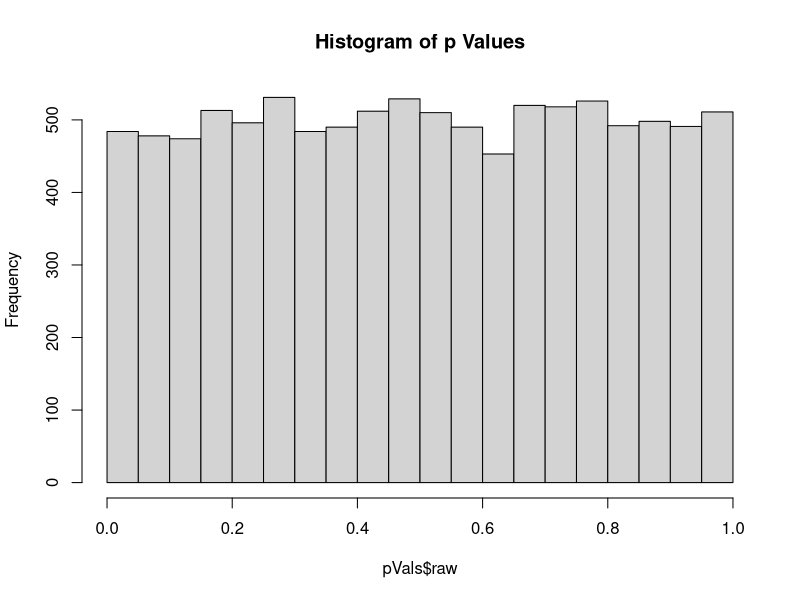
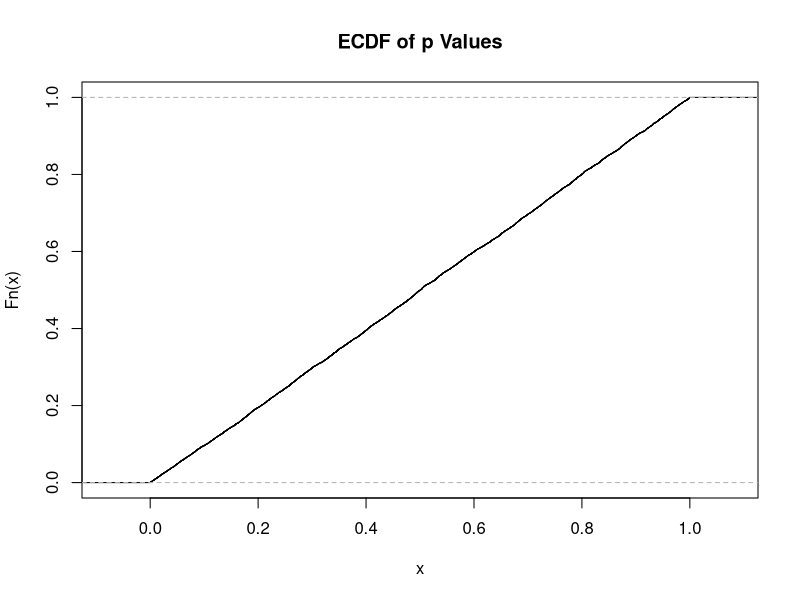

Write the R code that produced these figures, in order. (Note: this script raises an error after producing the figures.)
## ---- chunk 1
knitr::opts_chunk$set(echo = T, collapse=T,include =T)
## ---- chunk 2
# Here is a function that makes everything in one go.
MHE <- function(nFeatures, nSample, popMean1, popMean2, popSD){
  DF <- data.frame(raw = unlist(lapply(1:nFeatures, function(x){
    smp1 <- rnorm(nSample, popMean1, popSD)
    smp2 <- rnorm(nSample, popMean2, popSD)
    t.test(smp1, smp2)$p.value
  })))
  return(DF)
}

nFeat <- 1e4 # Number of features
alpha <- 0.05

set.seed(2020)
pVals <- MHE(nFeatures = nFeat, nSample = 10, popMean1 = 100, popMean2 = 100, popSD = 10)
sum(pVals$raw < alpha) / nFeat
## ---- chunk 3
hist(pVals$raw, main = "Histogram of p Values")
plot(ecdf(pVals$raw), main = "ECDF of p Values")
## ---- chunk 4
pVals$bonferroni <- p.adjust(pVals$raw, method = "bonferroni")
## ---- chunk 5
pVals2 <- MHE(nFeatures = nFeat, nSample = 10, popMean1 = 100, popMean2 = 120, popSD = 10)
pVals2$bonferroni <- p.adjust(pVals2$raw, method = "bonferroni")
mean(pVals2$bonferroni < 0.05)
## ---- chunk 6
pVals <- data.frame(raw = unlist(lapply(1:10000, function(x){
    smp1 <- rnorm(3, 100, 1)
    smp2 <- rnorm(3, 105, 1)
    t.test(smp1, smp2)$p.value
})))
pVals$bonferroni <- p.adjust(pVals$raw, method = "bonferroni")
pVals$fdr <- p.adjust(pVals$raw, method = "fdr")
pVals$hochberg <- p.adjust(pVals$raw, method = "hochberg")

pVals <- pVals[order(pVals),]
sum(pVals$bonferroni < 0.05)
sum(pVals$hochberg < 0.05)
sum(pVals$fdr < 0.05)
plot(pVals$bonferroni, pVals$hochberg)
plot(pVals$bonferroni, pVals$fdr)
View(pVals)
boxplot(-log10(pVals), main = "pValues, raw and after correcting")
abline(h = -log10(0.05), col = "blue")
